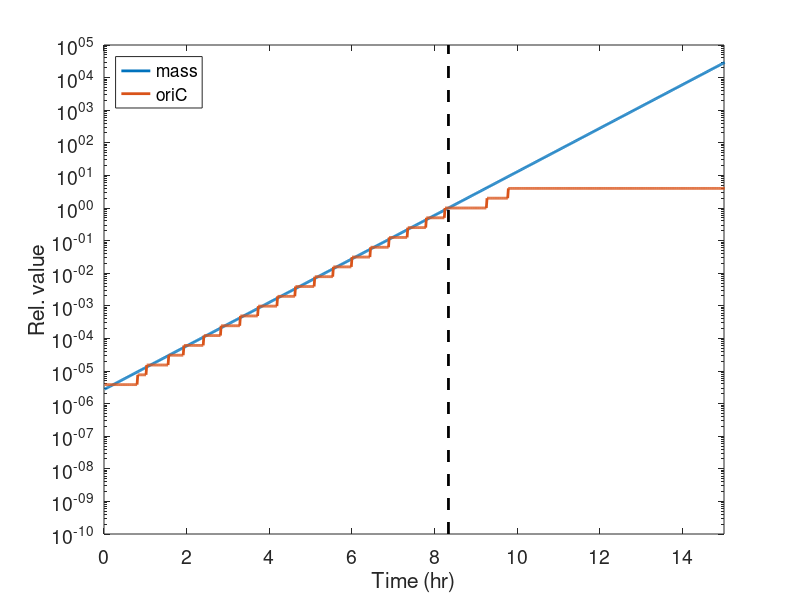
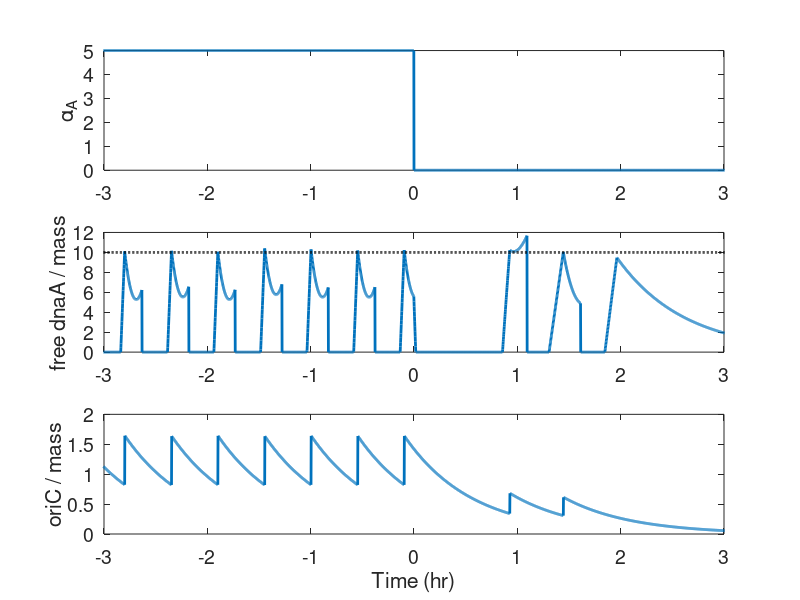

Here is the MATLAB script that generated these plots, in order:
% this script describe the hns dnaA initial model + adder division model
% the core of this model is OriC/determine adder at each division

close all ; clear all ;
tic;
%% global parameters
TT = 1000 ; % total calculation time (min)
dt = 0.1 ; % calculation time step (min)
dtR = 1 ; % time step for recording (min)
RTlist = dtR : dtR : TT ; % time list (min)
Ctime = 500; % changing time of hns expression (min)


CAcc = 10 ; % critical cytoplasmic dnaA concentration to initiate DNA replication 
alpha0 = 5;
datAn = 100 ; % dnaA binding site on datA
Chns = 300 ; % number of hns binding to each chromosome
alphaH0 = 100;
Tseq = 10;
dTdatA = 10 ; % time delay between OriC and datA (min)

DT = 27; 
Cperiod = 42;
DNAlength = ceil(Cperiod/dt) ; % DNA length is set to fix V fork = 1 ;
lambda0 = log(2)/DT ; % cell mass growth rate (min^-1)


Tlist = dt:dt:TT;
alpha0_list = nan(size(Tlist));
alpha0_list(1:Ctime/dt) = alpha0;
alpha0_list(Ctime/dt:end) = 0;


% figure;
% plot(Tlist/60,alpha0_list);
% xlabel('time (hr)');
% ylabel('\alpha_0')
% drawnow;

%% initiation 

DNAcopy = 1*ones(1,DNAlength);
DNA = sum(DNAcopy)/DNAlength ;
OriC = DNAcopy(1);
Nd = DNAcopy(dTdatA/dt+1); 

nrep = 1 ; % number of DNA replication. starting from 1, not 0
ndiv = 1; % number of cell division

V = 1 ; % initial cell mass
A = 1 ; % initial dnaA protein
H = alphaH0 * V;
Abox = max((Nd*datAn + DNA*Chns - H),0);
Af = max((A - Abox),0) ;
lambda = lambda0;
alpha = alpha0; 

rpt = NaN(1,ceil(TT/DT)+10) ;
Prep = 1;
RpO = 1;

%% main loop
for t = 1 : length(Tlist)
    
    alpha = alpha0_list(t);
    
    OriC = DNAcopy(1);
    DNA = sum(DNAcopy)/DNAlength ;
    Nd = DNAcopy(dTdatA/dt+1); % copy number of datA
    A = A + alpha*V*dt;
    V = V + lambda*V*dt ;
    H = alphaH0*V;
    Abox = max((Nd*datAn + DNA*Chns - H),0);
    Af = max(A-Abox,0);
    
    % check new replication initiation condition
    if Af/V > CAcc && RpO == 1
%     if Af/V > CAcc
        nrep = nrep +1; % replication number +1
        Prep(nrep) = 1 ; % generate new replication position
        rpt(nrep) = t*dt; % replication time +dt
        RpO = 0; % stop new replicaiton initiation
    end
    
    if t == ceil((rpt(nrep) + Tseq)/dt); RpO = 1; end
    
    
    % DNA replication
    for f = 1 : length(Prep) 
        if Prep(f) <= Cperiod/dt
           DNAcopy(Prep(f)) = DNAcopy(Prep(f))*2 ; % all DNA replicates
            Prep(f) = Prep(f) +1 ; % replication position moves
        else if Prep(f) > Cperiod/dt % DNA replication terminates
            Prep(f) = NaN ;   
            end
        end
    end
    

    % recording
    if rem(t*dt,dtR)==0 
        Rec_A(t*dt/dtR) = A ; % 
        Rec_Af(t*dt/dtR) = Af ; % 
        Rec_V(t*dt/dtR) = V  ; 
        Rec_OriC(t*dt/dtR) = OriC ; 
        Rec_DNA(t*dt/dtR) = DNA ; 
    end
    
    
    list_A(t) = A ; % 
    list_Af(t) = Af ; % 
    list_V(t) = V ; % 
    list_OriC(t) = OriC ; % 
    
end

toc;
%% plot time course data

ht=figure(); 
semilogy(RTlist/60,Rec_V/(Rec_V(Ctime/dtR)),'linewidth',2); hold all
semilogy(RTlist/60,Rec_OriC/(Rec_OriC(Ctime/dtR)),'linewidth',2); hold all
semilogy([Ctime Ctime]/60,[10^-10 10^5],'k--','linewidth',2); hold all
xlim([0 15]); ylim([10^-10 10^5])
xlabel('Time (hr)'); ylabel('Rel. value');
legend('mass','oriC','location','NorthWest'); hold off
set(gca,'fontsize',14);
drawnow


%%
h=figure('position',[100 100 500 600]); 
subplot(3,1,1)
plot((Tlist(3000:7000)-Ctime)/60,alpha0_list(3000:7000),'linewidth',2); hold all
ylabel('\alpha_A'); xlim([-3 3]);
set(gca,'fontsize',14);
subplot(3,1,2)
plot((Tlist(3000:7000)-Ctime)/60,list_Af(3000:7000)./list_V(3000:7000),'linewidth',2); hold all
plot((Tlist(3000:7000)-Ctime)/60, 10*ones(size((Tlist(3000:7000)-Ctime)/60)),'k--','linewidth',2);
ylabel('free dnaA / mass');xlim([-3 3]);
set(gca,'fontsize',14);
subplot(3,1,3)
plot((Tlist(3000:7000)-Ctime)/60,list_OriC(3000:7000)./list_V(3000:7000),'linewidth',2); hold all
ylabel('oriC / mass');xlim([-3 3]);

xlabel('Time (hr)');
set(gca,'fontsize',14);
drawnow
